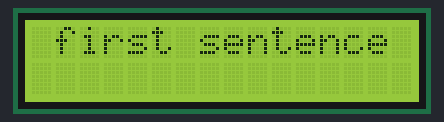
Recording of a sketch running on a simulated Arduino Uno, built with avr-gcc and run on an emulated ATmega328P. On the bench: 16×2 character LCD.

Above: at 0.1 s.
At 3.1 s:
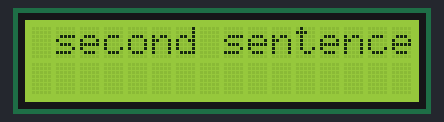
At 6.1 s:
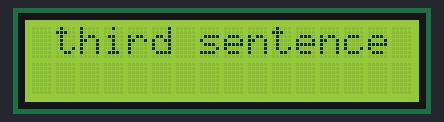
At 9.1 s:
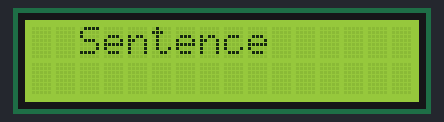

The sketch:

Textboard_LCD.ino
```cpp
#include<LiquidCrystal.h>

LiquidCrystal lcd(12,11,2,3,4,5);

void setup() {
  lcd.begin(16,2);

}

void loop()
{
    lcd.setCursor(0,0);
    lcd.print(" first sentence");
    delay(3000);
    lcd.clear();
    lcd.print(" second sentence");
    delay(3000);
    lcd.clear();
    lcd.print(" third sentence");
    delay(3000);
    lcd.clear();
    lcd.print(" go first");
    lcd.setCursor(1,0);
    lcd.print(" Sentence");
    delay(3000);
    lcd.clear();
}
```

Measured:
- by itself, everything shown: repeats every 12.0 s, in 5 steps
- what the display in image 1 shows lasts 3.0 s, from 3.1 s to 6.1 s
